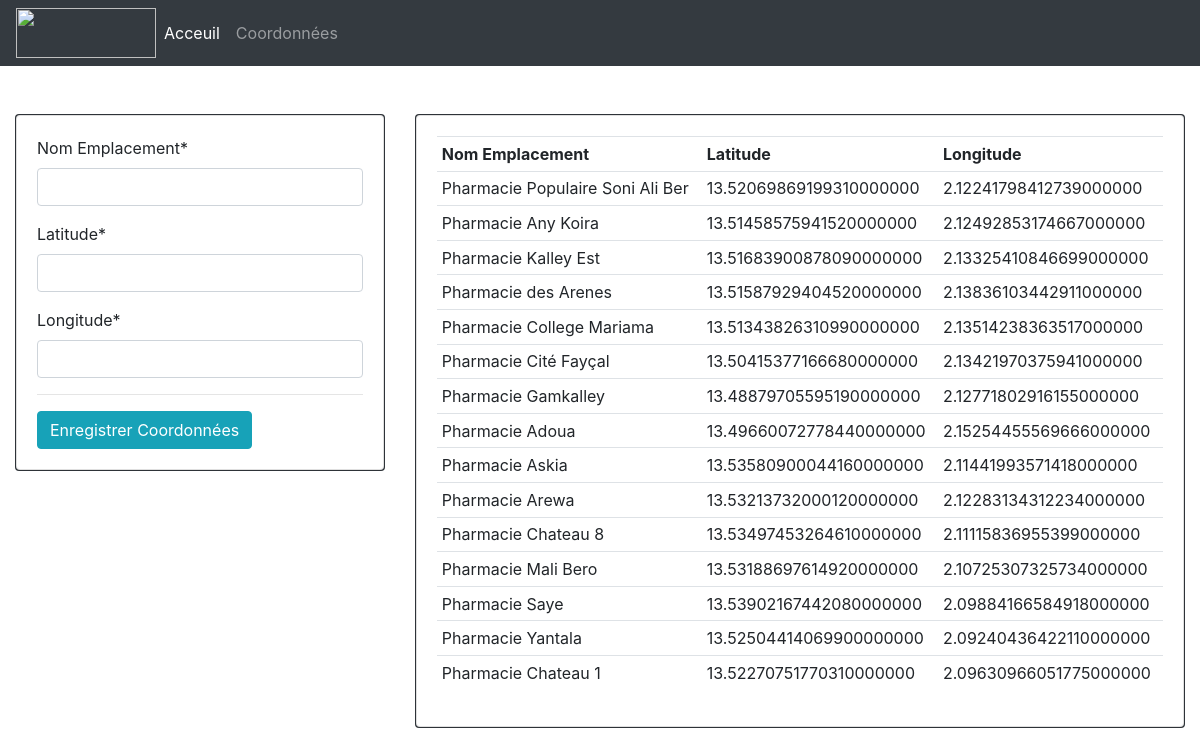
/save_coordinates_in_db_and_file, run on an earlier commit of the app's database.
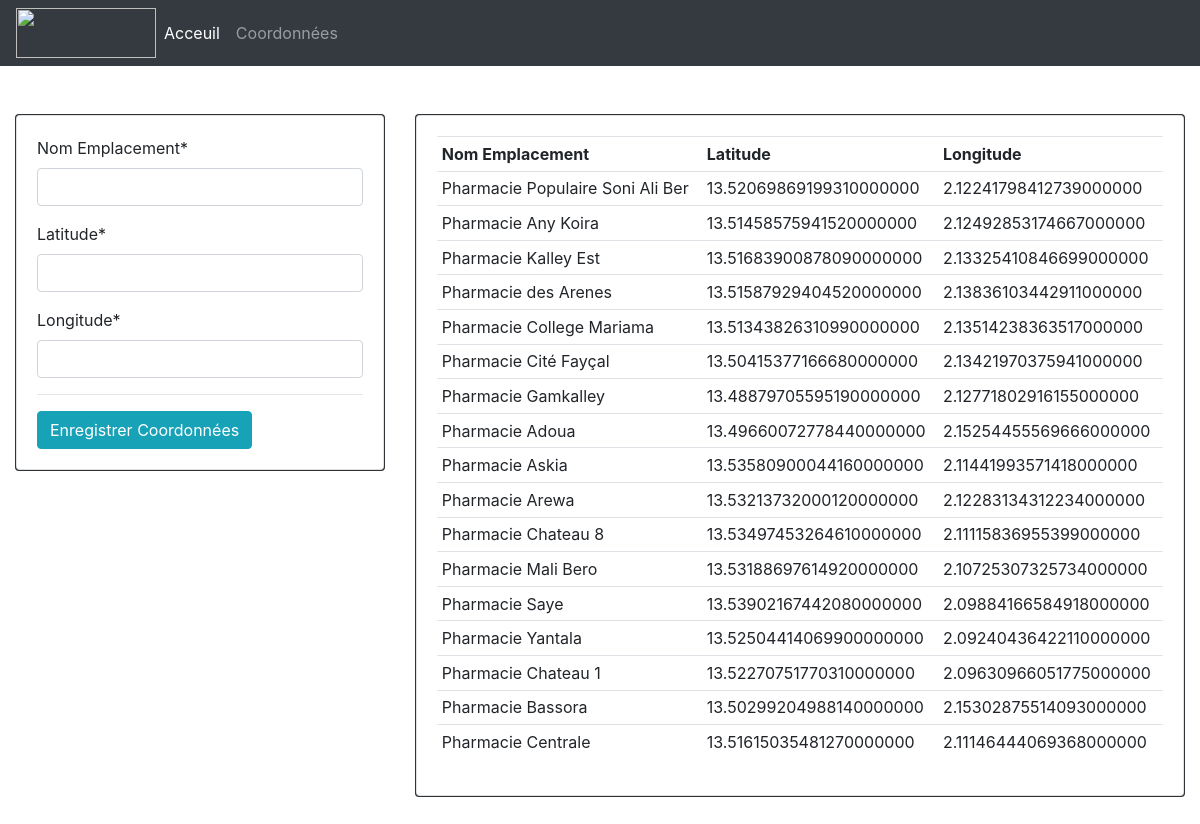
And on a later commit of the database.
### near/models.py (models this page shows, shortened)
class Coordonnees(models.Model):
    emplacement = models.CharField(max_length=150)
    latitude = models.DecimalField(max_digits=30, decimal_places=20)
    longitude = models.DecimalField(max_digits=30, decimal_places=20)

### near/views.py (the view)
# urls.py: path('save_coordinates_in_db_and_file', views.save_coordinates_in_db_and_file, name="save_coordinates_in_db_and_file"),
def save_coordinates_in_db_and_file(request):
    form = coordonneesForm()
    if request.method == "POST":
        form = coordonneesForm(request.POST)
        if form.is_valid():
            form.save()
            redirect('/save_coordinates_in_db/')
    coordonnees = Coordonnees.objects.all()
    with open('coordonnees.txt', 'w') as file:
        for coordonnee in coordonnees:
            file.writelines(f'{coordonnee.id}\n{coordonnee.emplacement}\n{coordonnee.latitude}\n{coordonnee.longitude}\n')
        file.close()
    context = {'form': form, 'coordonnees': coordonnees}
    return render(request, 'near/coordonnees.html', context)

### near/forms.py
class coordonneesForm(forms.ModelForm):
    class Meta:
        model = Coordonnees
        fields = ['emplacement', 'latitude', 'longitude']
        labels = {
            'emplacement': 'Nom Emplacement',
            'latitude': 'Latitude',
            'longitude': 'Longitude',
        }

### near/templates/near/coordonnees.html (shortened to what this page needs)
{% extends 'near/base.html' %}
{% load crispy_forms_tags %}
{% block content %}
<!DOCTYPE html>
<body>
<br><br>
<div class="row">
    <div class="container col-md-4">
        <div class="card bg-dark">
            <div class="card card-body">
                <form action="" method="POST">
                {{ form.emplacement | as_crispy_field }}
                {{ form.latitude | as_crispy_field }}
                {{ form.longitude | as_crispy_field }}
                <hr>
                <input class="btn btn-info" type="submit" value="Enregistrer Coordonnées">
                </form>
            </div>
        </div>
    </div>
    <div class="container col-md-8">
        <div class="card bg-dark">
            <div class="card card-body">
                <table class="table table-sm">
                    <tr>
                        <th>Nom Emplacement</th>
                        <th>Latitude</th>
                        <th>Longitude</th>
                    </tr>
                    {% for cdn in coordonnees %}
                        <tr>
                            <td>{{ cdn.emplacement }}</td>
                            <td>{{ cdn.latitude }}</td>
                            <td>{{ cdn.longitude }}</td>
                        </tr>
                    {% endfor %}
                </table>
            </div>
        </div>
    </div>
</div>
<br><br>
</body>
</html>
{% endblock content %}

What changed in the data, as far as the page shows it:
added Coordonnees: emplacement "Pharmacie Bassora", latitude "13.50299204988140000000", longitude "2.15302875514093000000"
added Coordonnees: emplacement "Pharmacie Centrale", latitude "13.51615035481270000000", longitude "2.11146444069368000000"
